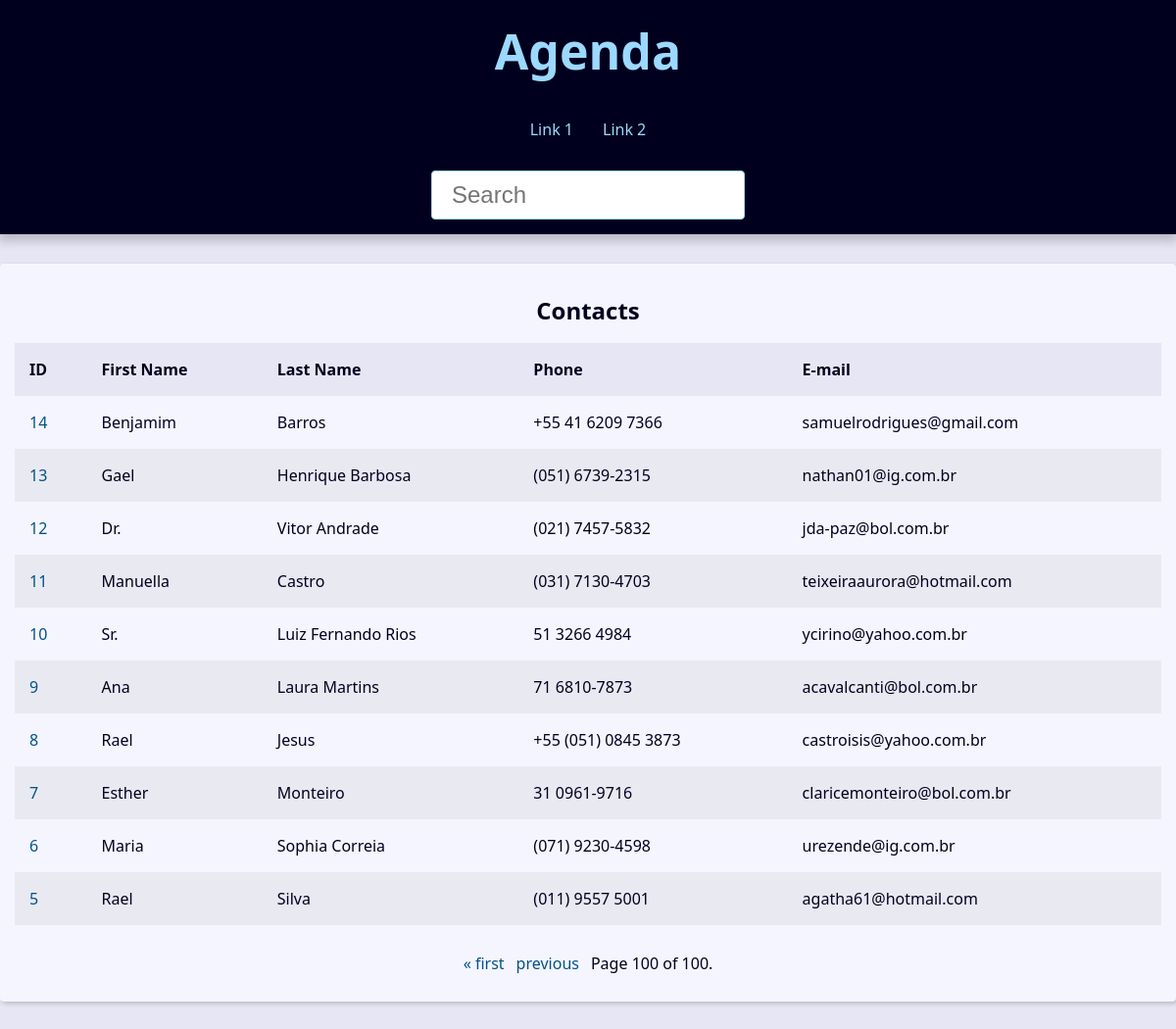
Page /?page=100&q= on the committed database.
### contact/models.py (models this page shows, shortened)
class Contact(models.Model):
    first_name = models.CharField(max_length=50)
    last_name = models.CharField(max_length=50, blank=True)
    phone = models.CharField(max_length=50)
    email = models.EmailField(max_length=254, blank=True)
    created_date = models.DateTimeField(default=timezone.now)
    description = models.TextField(blank=True)
    show = models.BooleanField(default=True)
    picture = models.ImageField(blank=True, upload_to="pictures/%Y/%m/")
    category = models.ForeignKey(
        Category, on_delete=models.SET_NULL, blank=True, null=True
    )
    owner = models.ForeignKey(User, on_delete=models.SET_NULL, blank=True, null=True)

### contact/views/contact_views.py (the view)
# urls.py: path("", views.index, name="index"),
def index(request):
    contacts = Contact.objects.filter(show=True).order_by("-id")
    paginator = Paginator(contacts, 10)
    page_number = request.GET.get("page")
    page_obj = paginator.get_page(page_number)
    context = {
        "page_obj": page_obj,
        "site_title": "Contatos - ",
    }
    return render(request, "contact/index.html", context)

### contact/templates/contact/index.html
{% extends 'global/base.html' %}
{% block content %}
{% if page_obj %}
<div class="responsive-table">
    <table class="contacts-table">
        <caption class="table-caption ">
            Contacts
        </caption>
        <thead>
            <tr class="table-row table-row-header">
                <th class="table-header">ID</th>
                <th class="table-header">First Name</th>
                <th class="table-header">Last Name</th>
                <th class="table-header">Phone</th>
                <th class="table-header">E-mail</th>
            </tr>
        </thead>
        <tbody>
            {% for contact in page_obj %}
            <tr class="table-row">
                <td class="table-cel">
                    <a class="table-link" href="{% url 'contact:contact' contact.id %}">
                        {{ contact.id }}
                    </a>
                </td>
                <td class="table-cel">
                    {{ contact.first_name }}
                </td>
                <td class="table-cel">
                    {{ contact.last_name }}
                </td>
                <td class="table-cel">
                    {{ contact.phone }}
                </td>
                <td class="table-cel">
                    {{ contact.email }}
                </td>
            </tr>
            {% endfor %}
        </tbody>
    </table>
</div>
{% else %}
<div class="single-contact">
    <h1 class="single-contact-name">
        Nenhum contato encontrado.
    </h1>
</div>
{% endif %}
{% endblock content %}

### base_static/global/css/style.css (style rules this page uses)
:root { --spacing: 1.5rem; --link-dark-color: rgb(0, 83, 134); --link-light-color: rgb(156, 217, 255); --clr-white: rgb(245, 245, 255); --clr-black: rgb(0, 0, 30); --clr-light-gray: rgb(230, 230, 245); --clr-dark-shadow-5: rgba(0, 0, 10, 5%); --clr-dark-shadow-10: rgba(0, 0, 10, 10%); --clr-dark-shadow-20: rgba(0, 0, 10, 20%); --clr-light-shadow-5: rgba(200, 200, 255, 5%); --clr-light-shadow-10: rgba(200, 200, 255, 10%); --clr-light-shadow-20: rgba(200, 200, 255, 20%); --main-page-width: 120rem; --table-min-width: 60rem; --biggest-font-size: 5rem; --bigger-font-size: 4rem; --big-font-size: 3.2rem; --medium-font-size: 2.4rem; --small-font-size: 1.6rem; --smaller-font-size: 1.4rem; --smallest-font-size: 1.2rem; --transition-fast: 300ms; --transition-medium: 600ms; --transition-slow: 1s; --default-border-radius: 4px; }
*, *::before, *::after { margin: 0; padding: 0; box-sizing: border-box; }
html { font-size: 62.5%; }
body { font-family: system-ui, -apple-system, BlinkMacSystemFont, "Segoe UI", Roboto, Oxygen, Ubuntu, Cantarell, "Open Sans", "Helvetica Neue", sans-serif; line-height: 1.5; font-size: var(--small-font-size); color: var(--clr-black); -webkit-font-smoothing: antialiased; background: var(--clr-light-gray); }
.responsive-table { width: 100%; overflow-x: auto; }
.contacts-table { width: 100%; min-width: var(--table-min-width); border-collapse: collapse; }
.table-caption { font-size: var(--medium-font-size); font-weight: bold; padding: var(--spacing); }
.table-row { text-align: left; text-overflow: ellipsis; transition: background-color var(--transition-fast) ease-in-out; }
.table-row:nth-of-type(2n) { background: var(--clr-dark-shadow-5); }
.table-row-header { background: var(--clr-light-gray); color: var(--clr-black); }
.table-cel, .table-header { padding: var(--spacing); }
.table-link { color: var(--link-dark-color); transition: color var(--transition-fast) ease-in-out; text-decoration: none; }

### rows in the picture
Contact: id "14", first_name "Benjamim", last_name "Barros", phone "+55 41 6209 7366", email "samuelrodrigues@gmail.com"
Contact: id "13", first_name "Gael", last_name "Henrique Barbosa", phone "(051) 6739-2315", email "nathan01@ig.com.br"
Contact: id "12", first_name "Dr.", last_name "Vitor Andrade", phone "(021) 7457-5832", email "jda-paz@bol.com.br"
Contact: id "11", first_name "Manuella", last_name "Castro", phone "(031) 7130-4703", email "teixeiraaurora@hotmail.com"
Contact: id "10", first_name "Sr.", last_name "Luiz Fernando Rios", phone "51 3266 4984", email "ycirino@yahoo.com.br"
Contact: id "9", first_name "Ana", last_name "Laura Martins", phone "71 6810-7873", email "acavalcanti@bol.com.br"
Contact: id "8", first_name "Rael", last_name "Jesus", phone "+55 (051) 0845 3873", email "castroisis@yahoo.com.br"
Contact: id "7", first_name "Esther", last_name "Monteiro", phone "31 0961-9716", email "claricemonteiro@bol.com.br"
Contact: id "6", first_name "Maria", last_name "Sophia Correia", phone "(071) 9230-4598", email "urezende@ig.com.br"
Contact: id "5", first_name "Rael", last_name "Silva", phone "(011) 9557 5001", email "agatha61@hotmail.com"

### other values in the picture
{{ page_obj.number }} "100"
{{ page_obj.paginator.num_pages }} "100"
